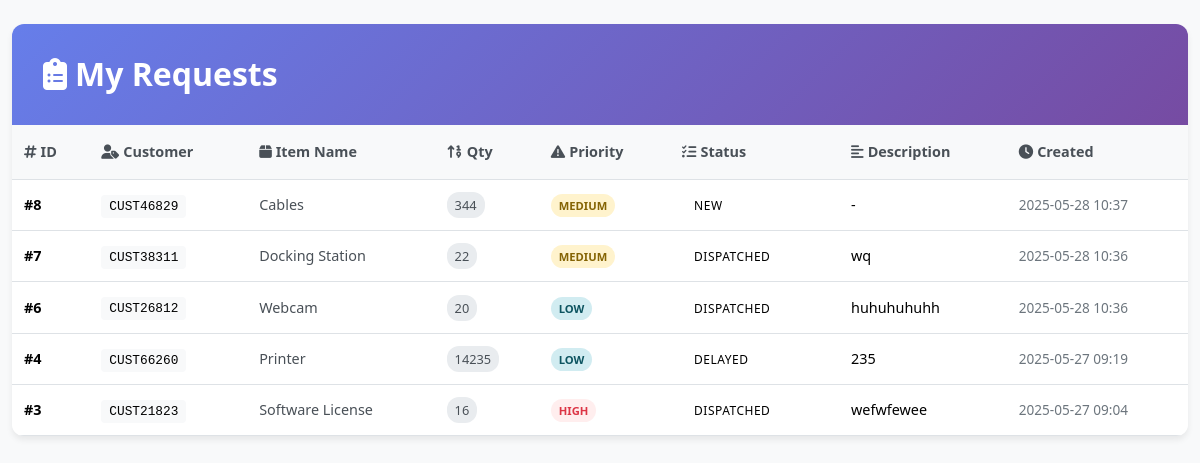
Before: /request-records (signed in) with the older database file.
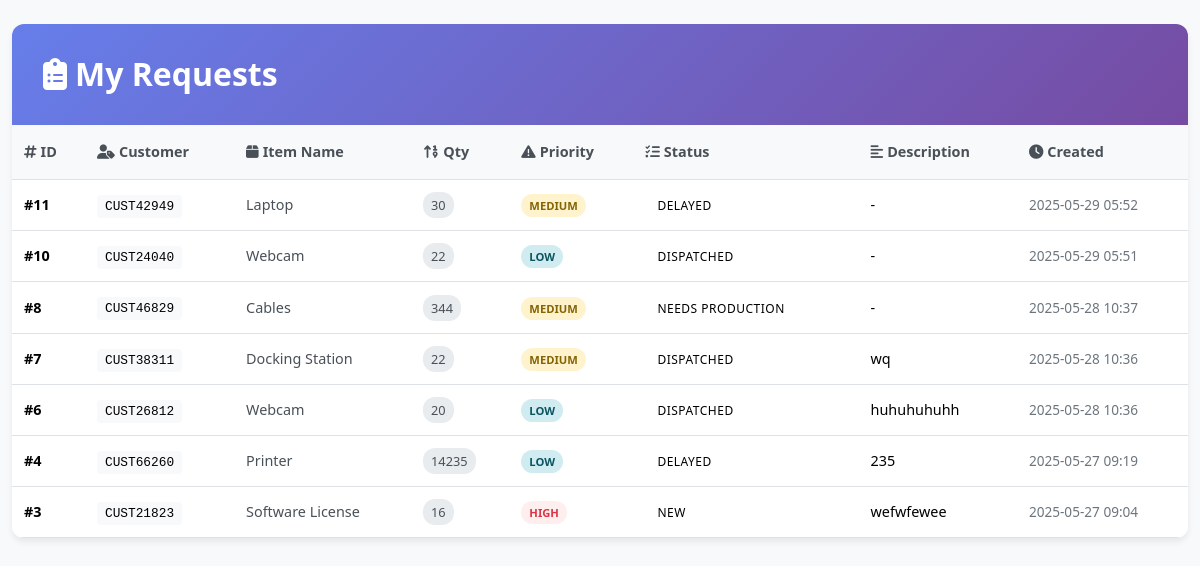
After: the same page with the newer database file.
### models.py (models this page shows)
class Request(db.Model):
    id = db.Column(db.Integer, primary_key=True)
    customer_id = db.Column(db.Integer, db.ForeignKey('customer.id'), nullable=False)
    customer_code = db.Column(db.String(50), nullable=False)  # <-- Newly added
    item_name = db.Column(db.String(100), nullable=False)
    quantity = db.Column(db.Integer, nullable=False)
    priority = db.Column(db.String(50), nullable=False)
    status = db.Column(db.String(50), default='New')
    created_at = db.Column(db.DateTime, default=datetime.utcnow)
    submitted_by = db.Column(db.Integer, db.ForeignKey('user.id'))
    description = db.Column(db.Text, nullable=True)

### app.py (the view)
@app.route('/request-records')
@login_required
def my_requests():
    user_id = current_user.id
    requests = Request.query.filter_by(submitted_by=user_id).order_by(Request.created_at.desc()).all()
    return render_template('records_sales.html', requests=requests)

### app.py (called while the page is built)
@login_manager.user_loader
def load_user(user_id):
    return User.query.get(int(user_id))

### templates/records_sales.html (shortened to what this page needs)
<!DOCTYPE html>
<html lang="en">
<head>
    <link href="https://cdnjs.cloudflare.com/ajax/libs/bootstrap/5.3.2/css/bootstrap.min.css" rel="stylesheet">
    <link href="https://cdnjs.cloudflare.com/ajax/libs/font-awesome/6.4.0/css/all.min.css" rel="stylesheet">
</head>
<body>
    <div class="container-fluid py-4">
        <div class="row justify-content-center">
            <div class="col-12">
                <div class="main-container">
                    <div class="page-header">
                        <h2>
                            <i class="fas fa-clipboard-list"></i>
                            My Requests
                        </h2>
                    </div>
                    {% if requests %}
                    <div class="table-container">
                        <table class="table table-hover mb-0">
                            <thead>
                                <tr>
                                    <th><i class="fas fa-hashtag me-1"></i>ID</th>
                                    <th><i class="fas fa-user-tag me-1"></i>Customer</th>
                                    <th><i class="fas fa-box me-1"></i>Item Name</th>
                                    <th><i class="fas fa-sort-numeric-up me-1"></i>Qty</th>
                                    <th><i class="fas fa-exclamation-triangle me-1"></i>Priority</th>
                                    <th><i class="fas fa-tasks me-1"></i>Status</th>
                                    <th><i class="fas fa-align-left me-1"></i>Description</th>
                                    <th><i class="fas fa-clock me-1"></i>Created</th>
                                </tr>
                            </thead>
                            <tbody>
                                {% for req in requests %}
                                <tr>
                                    <td><strong>#{{ req.id }}</strong></td>
                                    <td><span class="customer-code">{{ req.customer_code }}</span></td>
                                    <td><span class="item-name">{{ req.item_name }}</span></td>
                                    <td><span class="quantity-badge">{{ req.quantity }}</span></td>
                                    <td>
                                        <span class="priority-badge priority-{{ req.priority|lower }}">
                                            {{ req.priority }}
                                        </span>
                                    </td>
                                    <td>
                                        <span class="status-badge status-{{ req.status|lower }}">
                                            {{ req.status }}
                                        </span>
                                    </td>
                                    <td>
                                        <span class="description-text" title="{{ req.description or '-' }}">
                                            {{ req.description or '-' }}
                                        </span>
                                    </td>
                                    <td>
                                        <span class="date-text">
                                            {{ req.created_at.strftime('%Y-%m-%d %H:%M') }}
                                        </span>
                                    </td>
                                </tr>
                                {% endfor %}
                            </tbody>
                        </table>
                    </div>
                    {% else %}
                    <div class="empty-state">
                        <i class="fas fa-inbox"></i>
                        <h4>No requests yet</h4>
                        <p class="mb-0">Your submitted requests will appear here.</p>
                    </div>
                    {% endif %}
                </div>
            </div>
        </div>
    </div>
</body>
</html>

### templates/records_sales.html (style rules this page uses)
body { background-color: #f8f9fa; font-family: 'Segoe UI', Tahoma, Geneva, Verdana, sans-serif; }
.main-container { background: white; border-radius: 12px; box-shadow: 0 4px 6px rgba(0, 0, 0, 0.07); overflow: hidden; }
.page-header { background: linear-gradient(135deg, #667eea 0%, #764ba2 100%); color: white; padding: 2rem; margin: -1px -1px 0 -1px; }
.page-header h2 { margin: 0; font-weight: 600; display: flex; align-items: center; gap: 0.5rem; }
.table-container { padding: 0; overflow-x: auto; }
.table { margin: 0; font-size: 0.9rem; }
.table thead th { background-color: #f8f9fa; border-top: none; font-weight: 600; color: #495057; padding: 1rem 0.75rem; white-space: nowrap; }
.table tbody td { padding: 0.875rem 0.75rem; vertical-align: middle; border-top: 1px solid #e9ecef; }
.status-badge { padding: 0.375rem 0.75rem; border-radius: 20px; font-size: 0.75rem; font-weight: 500; text-transform: uppercase; letter-spacing: 0.5px; }
.priority-badge { padding: 0.25rem 0.5rem; border-radius: 15px; font-size: 0.7rem; font-weight: 600; text-transform: uppercase; }
.priority-high { background-color: #fee; color: #dc3545; }
.priority-medium { background-color: #fff3cd; color: #856404; }
.priority-low { background-color: #d1ecf1; color: #0c5460; }
.customer-code { font-family: 'Courier New', monospace; background-color: #f8f9fa; padding: 0.25rem 0.5rem; border-radius: 4px; font-size: 0.8rem; }
.item-name { font-weight: 500; color: #495057; }
.quantity-badge { background-color: #e9ecef; color: #495057; padding: 0.25rem 0.5rem; border-radius: 12px; font-size: 0.8rem; font-weight: 500; }
.description-text { max-width: 200px; overflow: hidden; text-overflow: ellipsis; white-space: nowrap; }
.date-text { color: #6c757d; font-size: 0.85rem; }

Changed rows visible on the page:
added Request: id "11", customer_code "CUST42949", item_name "Laptop", quantity "30", priority "MEDIUM", status "DELAYED", description "-", created_at "2025-05-29 05:52"
added Request: id "10", customer_code "CUST24040", item_name "Webcam", quantity "22", priority "LOW", status "DISPATCHED", description "-", created_at "2025-05-29 05:51"
changed Request "Cables": status "NEW" → "NEEDS PRODUCTION"
changed Request "Software License": status "DISPATCHED" → "NEW"
